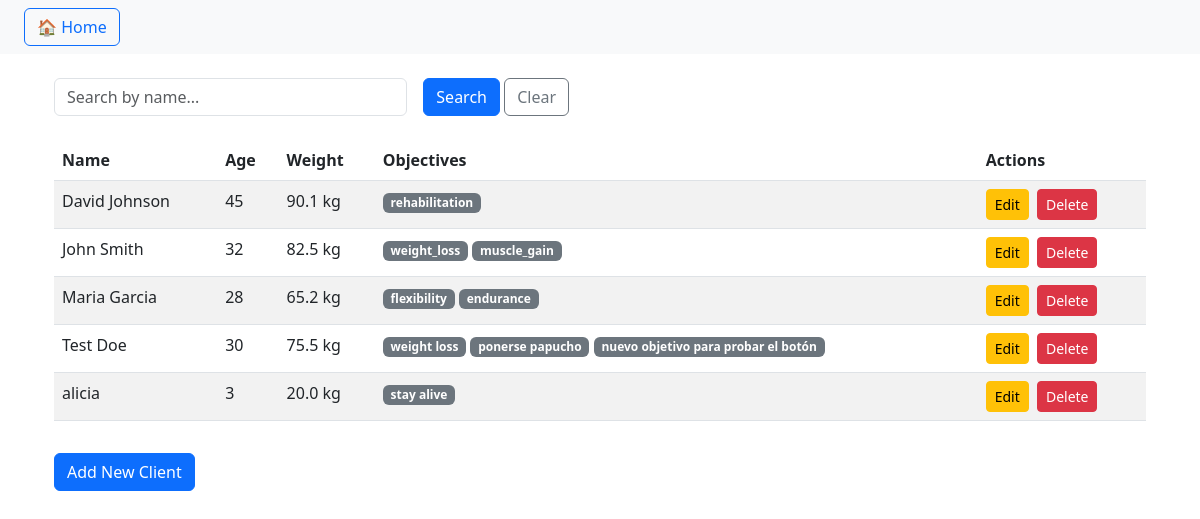
/clients/, run on the app's committed database.
### db/models.py (models this page shows)
class Client(Base):
    __tablename__ = "clients"
    id = Column(Integer, primary_key=True, index=True)
    name = Column(String, index=True)
    weight = Column(Float)
    age = Column(Integer)
    objectives = Column(String)
    phone_number = Column(String)
    training_type = Column(String)
    service = Column(String)
    observations = Column(String, nullable=True)
    is_active = Column(Boolean, default=True)

### api/endpoints/clients.py (the view)
@router.get("/", response_class=HTMLResponse)
async def list_clients(
    request: Request,
    name: str = None,
    db: Session = Depends(get_db)
):
    service = ClientService(db)
    clients = service.get_clients_filtered(name=name)
    all_objectives = service.get_all_objectives() if hasattr(service, 'get_all_objectives') else []
    return templates.TemplateResponse(
        "clients/clients.html",
        {
            "request": request,
            "clients": clients,
            "all_objectives": all_objectives,
            "current_filter": name or ""
        }
    )

### static/templates/clients/clients.html
{% extends "base.html" %}
{% block content %}
<div class="container mt-4">
    <div class="mb-4">
        <form method="get" class="row g-3">
            <div class="col-md-4">
                <input type="text" name="name" class="form-control" placeholder="Search by name..."
                    value="{{ request.query_params.get('name', '') }}">
            </div>
            <div class="col-md-2">
                <button type="submit" class="btn btn-primary">Search</button>
                <a href="?" class="btn btn-outline-secondary">Clear</a>
            </div>
        </form>
    </div>
    <div class="table-responsive">
        <table class="table table-striped table-hover">
            <thead>
                <tr>
                    <th>Name</th>
                    <th>Age</th>
                    <th>Weight</th>
                    <th>Objectives</th>
                    <th>Actions</th>
                </tr>
            </thead>
            <tbody>
                {% for client in clients %}
                <tr>
                    <td>{{ client.name }}</td>
                    <td>{{ client.age }}</td>
                    <td>{{ client.weight }} kg</td>
                    <td>
                        {% for goal in client.objectives.split(',') %}
                        <span class="badge bg-secondary">{{ goal }}</span>
                        {% endfor %}
                    </td>
                    <td>
                        <a href="/clients/{{ client.id }}/edit" class="btn btn-sm btn-warning me-1">Edit</a>
                        <form action="/clients/{{ client.id }}/delete" method="post"
                            onsubmit="return confirm('Delete {{ client.name }}?')" style="display: inline;">
                            <button type="submit" class="btn btn-sm btn-danger">
                                Delete
                            </button>
                        </form>
                    </td>
                </tr>
                {% endfor %}
            </tbody>
        </table>
    </div>
    <a href="/clients/new" class="btn btn-primary mt-3">Add New Client</a>
</div>
{% endblock %}

### static/templates/base.html (shortened to what this page needs)
<!DOCTYPE html>
<html lang="es">
<head>
    <link href="https://cdn.jsdelivr.net/npm/bootstrap@5.3.0/dist/css/bootstrap.min.css" rel="stylesheet">
</head>
<body>
    <nav class="navbar navbar-light bg-light px-4">
        <a class="btn btn-outline-primary" href="/">🏠 Home</a>
    </nav>
    <div class="container mt-4">
        {% block content %}
        {% endblock %}
    </div>
</body>
</html>

### data on the page
Client: name "David Johnson", age "45", weight "90.1", objectives "rehabilitation"
Client: name "John Smith", age "32", weight "82.5", goal "weight_loss" "muscle_gain"
Client: name "Maria Garcia", age "28", weight "65.2", goal "flexibility" "endurance"
Client: name "Test Doe", age "30", weight "75.5", goal "weight loss" "ponerse papucho" "nuevo objetivo para probar el botón"
Client: name "alicia", age "3", weight "20.0", objectives "stay alive"
